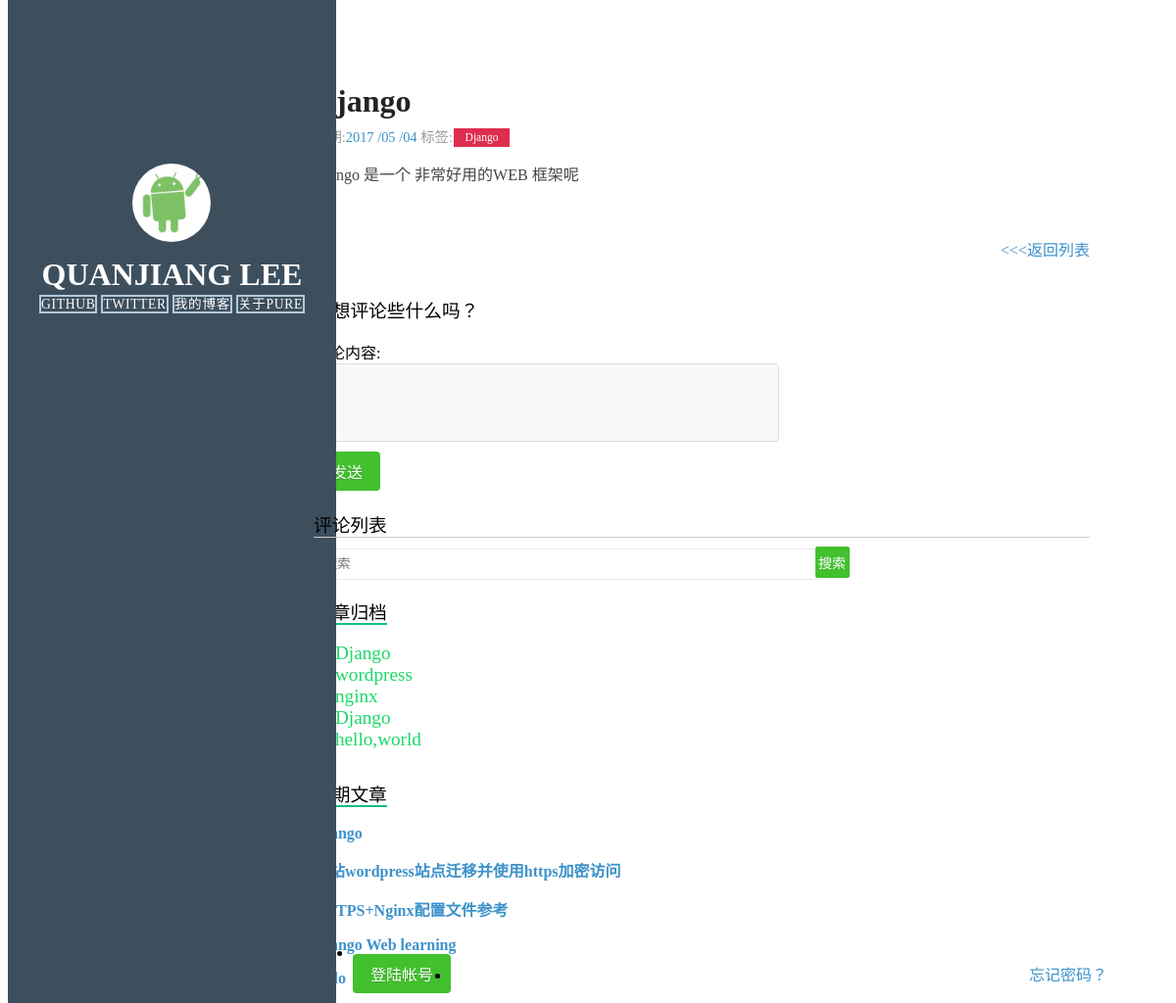
The app's page /5/ with its own data.
### myarticle/models.py (models this page shows, shortened)
class myArticle(models.Model) :
    title = models.CharField(max_length = 100)  #博客题目
    category = models.CharField(max_length = 60, blank = True)  #博客标签
    datetime = models.DateTimeField(auto_now_add = True)  #博客日期
    content = models.TextField(blank = True, null = True)  #博客文章正文
    class Meta:  #按时间下降排序
        ordering = ['-datetime']

### myarticle/views.py (the view)
# urls.py: url(r'^(?P<id>\d+)/$',views.detail,name='details'),
def  detail(request, id):
	try:
		post = myArticle.objects.get(id=str(id))
	except myArticle.DoesNotExist:
		raise Http404
	archiList = myArticle.objects.all()
	return render(request, 'post.html', {'post': post,'archiList': archiList})

### templates/post.html (shortened to what this page needs)
{% extends "base.html" %}
{% block content %}
<div>
<div class="posts">
        <section class="post">
            <header class="post-header">
                <h2 class="post-title">{{ post.title }}</h2>
                    <p class="post-meta">
                        日期:<a class="post-author" href="#">{{ post.datetime|date:"Y /m /d"}}</a>
                        标签:<a class="post-category post-category-js" href="#">{{ post.category }}</a>
                    </p>
            </header>
                <div class="post-description">
                    <p>
                        {{ post.content }}
                    </p>
                </div>
        </section>
</div>
<a class="pure-button" style="float:right;" href="{% url 'home'  %}"><<<返回列表</a>
</div>
<div class="commit">
<h3>您想评论些什么吗？</h3>
    <label>评论内容:</label>
    <textarea class="new_commit"></textarea>
    <input type="submit" class="button-success pure-button submit-button" name="submit" value="发送">
</div>
<div class="commit-list">
    <h3 >评论列表</h3>
</div>
{% endblock %}

### templates/base.html (shortened to what this page needs)
<!doctype html>
<html lang="en">
<head>
    <link rel="stylesheet" href="http://yui.yahooapis.com/pure/0.5.0/pure-min.css">
    <link rel="stylesheet" href="http://yui.yahooapis.com/pure/0.5.0/grids-responsive-min.css">
    <link rel="stylesheet" href="/static/css/index.css">
</head>
<body>
<div id="layout" class="pure-g">
    <div class="sidebar pure-u-1 pure-u-md-1-5">
        <div class="header">
            <img src="/static/images/myImg.jpg" id="myImg" />
            <h1 class="brand-title">Quanjiang Lee </h1>
            <nav class="nav">
                <ul class="nav-list">
                    <li class="nav-item">
                        <a class="pure-button" href="https://github.com/leequanjiang" target="_blank">Github</a>
                    </li>
                    <li class="nav-item">
                        <a class="pure-button" href="http://twitter.com/QuanjiangLee" target="_blank">Twitter</a>
                    </li>
                    <li class="nav-item">
                        <a class="pure-button" href="http://heihei520.com/" target="_blank">我的博客</a>
                    </li>
                    <li class="nav-item">
                        <a class="pure-button" href="http://github.com/yahoo/pure/" target="_blank">关于pure</a>
                    </li>
                </ul>
            </nav>
        </div>
    </div>
    <div class="content pure-u-1 pure-u-md-4-5">
    <div class="pure-g">
        <div class="posts pure-u-3-4" style="padding-right: 4em;">
            {% block content %}
            {% endblock %}
        </div>
        <div class="pure-u-1-4">
<div>
    <input type="text" placeholder="搜索" class="search">
    <input type="button" class="pure-button search-button" name="search" value="搜索">
</div>
<div >
<h3 class="widget-title"><span>文章归档</span></h3>
    {% for list in archiList %}
    <li class="archives">
        <a class="" style="font-size: 1.2em;color: #1ad866;" href="#">{{ list.category }}</a>
    </li>
    {% endfor %}
</div>
<div style="margin-top: 30px;">
    <h3 class="widget-title"><span>近期文章</span></h3>
        {% for list in archiList %}
        <p class="" style="font-weight: 700"><a href="{% url 'details' id=list.id %}">{{ list.title }}</a></p>
    {% endfor %}
</div>
</div>
</div>
<div class="footer">
        <div class=" pure-menu-horizontal pure-menu-open">
            <ul style="margin-right: -200px">
                <li><a href="/admin" class="button-success submit-button" target="">登陆帐号</a></li>
                <li><a href="#" target="">忘记密码？</a></li>
            </ul>
        </div>
    </div>
</div>
</div>
</body>
</html>

### static/css/index.css (style rules this page uses)
* { -webkit-box-sizing: border-box; -moz-box-sizing: border-box; box-sizing: border-box; }
a { text-decoration: none; color: rgb(61, 146, 201); }
h3 { font-weight: 100; }
#layout { padding: 0; }
.header { text-align: center; top: auto; margin: 3em auto; }
.sidebar { background: rgb(61, 79, 93); color: #fff; }
.brand-title, .brand-tagline { margin: 0; }
.brand-title { text-transform: uppercase; }
.nav-list { margin: 0; padding: 0; list-style: none; }
.nav-item { display: inline-block; *display: inline; zoom: 1; }
.nav-item a { background: transparent; border: 2px solid rgb(176, 202, 219); color: #fff; margin-top: 1em; letter-spacing: 0.05em; text-transform: uppercase; font-size: 85%; }
.content { padding: 2em 1em 0; }
.post { padding-bottom: 2em; }
.post-title { font-size: 2em; color: #222; margin-bottom: 0.2em; }
.post-description { font-family: Georgia, "Cambria", serif; color: #444; line-height: 1.8em; }
.post-meta { color: #999; font-size: 90%; margin: 0; }
.post-category { margin: 0 0.1em; padding: 0.3em 1em; color: #fff; background: #999; font-size: 80%; }
.post-category-js { background: #df2d4f; }
.footer { position: fixed; width: 100%; bottom: 0px; text-align: center; }
.footer a { font-size: 1.0em; }
@media (min-width: 48em) { .content { margin-left: 25%; } }
@media (min-width: 48em) { .header { margin: 50% 2em 0; text-align: center; } }
@media (min-width: 48em) { .sidebar { position: fixed; top: 0; bottom: 0; } }
#myImg { width: 80px; height: 80px; boder:1px solid lightgreen; border-radius: 100%; margin-bottom: 15px; }
.button-success, .button-error, .button-warning, .button-secondary { margin: 2px; padding:1px; color: white; border-radius: 4px; text-shadow: 0 1px 1px rgba(0, 0, 0, 0.2); }
.button-success { background: rgb(28, 184, 65); }
input.search { width: 60%; padding: 4px 10px; height: 32px; color: #666666; background-color: #FFFFFF; margin: 0; border: 1px solid #EAEAEA; }
.search-button { height: 32px; width: 35px; margin-bottom: 0; margin-left: -6px; font-size: 14px; border: none; border-radius: 2px; color: #fff!important; background-color: #42c02e; cursor: pointer; outline: none; padding: 2px; display: inline-block; }
.commit { margin-top: 60px; }
.new_commit { padding: 10px 15px; width: 60%; height: 80px; font-size: 13px; border: 1px solid #dcdcdc; border-radius: 4px; background-color: hsla(0,0%,71%,.1); resize: none; display: block; vertical-align: top; outline-style: none; clear:both; }
.commit-list { position: relative; top: 10px; clear:left; }
.commit-list h3 { border-bottom: 1px solid #ccc; }
.submit-button { float: left; margin: 10px 0; padding: 8px 18px; font-size: 16px; border: none; border-radius: 4px; color: #fff!important; background-color: #42c02e; cursor: pointer; outline: none; display: block; }
.widget-title span { border-bottom: 2px solid #0fbe7c; }

### records on screen
myArticle: title "Django", datetime "2017 /05 /04", category "Django", content "Django 是一个 非常好用的WEB 框架呢"
myArticle: category "wordpress", title "本站wordpress站点迁移并使用https加密访问"
myArticle: category "nginx", title "HTTPS+Nginx配置文件参考"
myArticle: category "Django", title "Django Web learning"
myArticle: category "hello,world"
